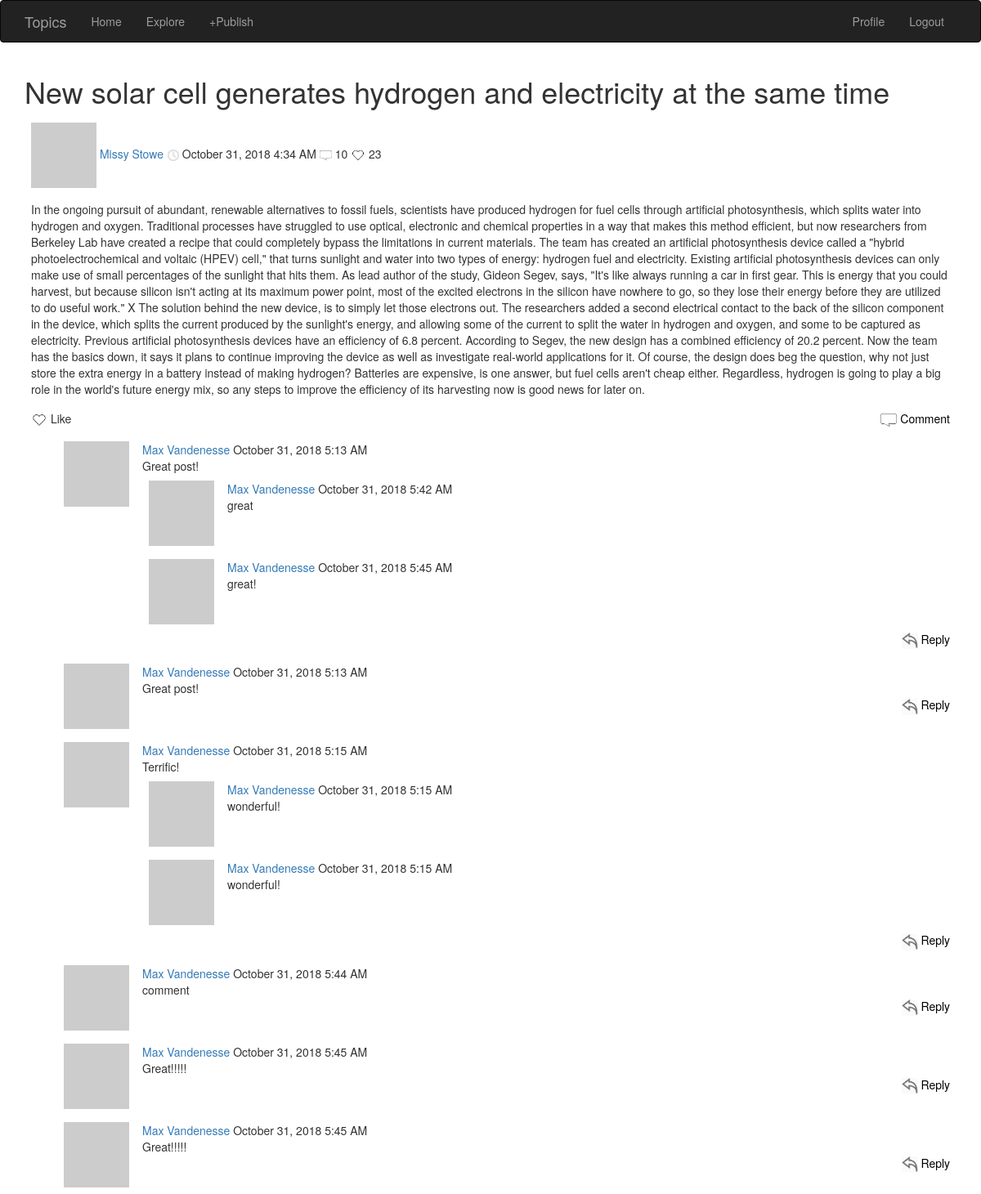
The app's page /post/2 (signed in) with its own data.
### app/models.py (models this page shows, shortened)
class Post(db.Model):
    id = db.Column(db.Integer, primary_key=True)
    title = db.Column(db.String(500))
    body = db.Column(db.String(50000))
    timestamp = db.Column(db.DateTime, index=True, default=datetime.utcnow)
    user_id = db.Column(db.Integer, db.ForeignKey('user.id'))
    comments = db.relationship('Comment', backref='post', lazy='dynamic')
    replies = db.relationship('Reply', backref='post', lazy='dynamic')
    number_of_comments = db.Column(db.Integer)
    likes = db.Column(db.Integer)
    tags = db.Column(db.String(500))
    image_path = db.Column(db.String(5000))

class User(UserMixin, db.Model):
    id = db.Column(db.Integer, primary_key=True)
    username = db.Column(db.String(64), index=True, unique=True)
    email = db.Column(db.String(120), index=True, unique=True)
    password_hash = db.Column(db.String(128))
    posts = db.relationship('Post', backref='author', lazy='dynamic')
    comments = db.relationship('Comment', backref='author', lazy='dynamic')
    replies = db.relationship('Reply', backref='author', lazy='dynamic')
    about_me = db.Column(db.String(140))
    last_seen = db.Column(db.DateTime, default=datetime.utcnow)
    number_of_posts = db.Column(db.Integer)
    image_path = db.Column(db.String(5000))
    followed = db.relationship(
        'User',
        secondary=followers,
        primaryjoin=(followers.c.follower_id == id),
        secondaryjoin=(followers.c.followed_id == id),
        backref=db.backref('followers', lazy='dynamic'),
        lazy='dynamic')
    def avatar(self, size):
        digest = md5(self.email.lower().encode('utf-8')).hexdigest()
        return 'https://www.gravatar.com/avatar/{}?d=identicon&s={}'.format(
            digest, size)

class Comment(db.Model):
    id = db.Column(db.Integer, primary_key=True)
    body = db.Column(db.String(140))
    timestamp = db.Column(db.DateTime, index=True, default=datetime.utcnow)
    user_id = db.Column(db.Integer, db.ForeignKey('user.id'))
    post_id = db.Column(db.Integer, db.ForeignKey('post.id'))
    replies = db.relationship('Reply', backref='comment', lazy='dynamic')

class Reply(db.Model):
    id = db.Column(db.Integer, primary_key=True)
    body = db.Column(db.String(140))
    timestamp = db.Column(db.DateTime, index=True, default=datetime.utcnow)
    user_id = db.Column(db.Integer, db.ForeignKey('user.id'))
    post_id = db.Column(db.Integer, db.ForeignKey('post.id'))
    comment_id = db.Column(db.Integer, db.ForeignKey('comment.id'))

### app/routes.py (the view, shortened to what this page needs)
@app.route('/post/<id>', methods=['GET', 'POST'])
@login_required
def post(id):
    post = Post.query.filter_by(id=id).first()
    likeForm = LikeForm()
    commentForm = CommentForm()
    replyForm = ReplyForm()
    return render_template(
        "post.html",
        title='Post',
        post=post,
        likeForm=likeForm,
        commentForm=commentForm,
        replyForm=replyForm)

### app/forms.py
class LikeForm(FlaskForm):
    like = SubmitField('Like')

class CommentForm(FlaskForm):
    comment = TextAreaField(
        '', validators=[DataRequired(),
                        Length(min=1, max=50000)])
    submit = SubmitField('Comment')

### app/models.py (called while the page is built)
@login.user_loader
def load_user(id):
    return User.query.get(int(id))

### app/routes.py (called while the page is built)
@app.before_request
def before_request():
    if current_user.is_authenticated:
        current_user.last_seen = datetime.utcnow()
        db.session.commit()

### app/templates/post.html (shortened to what this page needs)
{% extends "base.html" %} {% import 'bootstrap/wtf.html' as wtf %} {% block app_content %}
<table class="table">
    <h1>
        {{post.title}}
    </h1>
    <tr>
        <td>
            <a href="{{ url_for('user', username=post.author.username) }}">
                {% if post.author.image_path %}
                <img width="30px" src={{post.author.image_path}} class="img-circle profileImage"> {% else %}
                <img src="{{post.author.avatar(30) }}"> {% endif %}
            </a>
            <a href="{{ url_for('user', username=post.author.username) }}">
                {{ post.author.username }}</a>
            <img width="15px" src="/static/images/clock.png"> {{moment(post.timestamp).format('LLL') }}
            <img width="15px" src="/static/images/comment.png"> {{post.number_of_comments}}
            <img width="18px" src="/static/images/heart3.png"> {{post.likes}}</td>
    </tr>
    <tr>
    <tr>
        <td>
            <body.lead>
                {{ post.body }}
            </body.lead>
        </td>
    </tr>
    <tr>
        <td>
            <span class="replyClick">
                <form action="" method="post" novalidate>
                    <img width="20px" src="/static/images/heart3.png"> {{likeForm.like(class_="likeButton")}}
                </form>
            </span>
            <span class="commentClick">
                <a class="blackLink" href="#" onclick="toggle_visibility('addComment');">
                    <img width="20px" src="/static/images/comment.png"> Comment
                </a>
            </span>
        </td>
    </tr>
    <tr>
        {% for comment in post.comments %} {% include '_comment.html' %} {% endfor %}
    </tr>
</table>
{% endblock %}

### app/templates/base.html (shortened to what this page needs)
{% extends 'bootstrap/base.html' %}  {% block navbar %}
<link rel=" stylesheet " href="{{ url_for( 'static', filename='css/style.css' ) }} ">
<nav class="navbar navbar-inverse">
    <div class="container">
        <div class="navbar-header">
            <a class="navbar-brand" href="{{ url_for('index') }}">Topics</a>
            <div class="collapse navbar-collapse" id="bs-example-navbar-collapse-1">
                <ul class="nav navbar-nav">
                    <li>
                        <a href="{{ url_for('index') }}">Home</a>
                    </li>
                    <li>
                        <a href="{{ url_for('explore') }}">Explore</a>
                    </li>
                    <li>
                        <a href="{{ url_for('publish') }}">+Publish</a>
                    </li>
                </ul>
                <ul class="nav navbar-nav navbar-right">
                    {% if current_user.is_anonymous %}
                    <li>
                        <a href="{{ url_for('login') }}">Login</a>
                    </li>
                    {% else %}
                    <li>
                        <a href="{{ url_for('user', username=current_user.username) }}">Profile</a>
                    </li>
                    <li>
                        <a href="{{ url_for('logout') }}">Logout</a>
                    </li>
                    {% endif %}
                </ul>
            </div>
        </div>
</nav>
{% endblock %} {% block content %}
<div class="container">
      {% block app_content
    %}{% endblock %}
</div>
{% block scripts %} {{ super() }} {{ moment.include_moment() }} {% endblock %} {% endblock %}

### app/templates/_comment.html (shortened to what this page needs)
<table class="table ">
    <tr>
        <td width="10px">
            <a class="comments" href="{{ url_for('user', username=comment.author.username) }}">
                {% if post.author.image_path %}
                <img width="30px" src={{post.author.image_path}} class="img-circle profileImage"> {% else %}
                <img src="{{post.author.avatar(30) }}"> {% endif %}
            </a>
        </td>
        <td>
            <table class="innerTable">
                <tr>
                    <td>
                        <a href="{{ url_for('user', username=comment.author.username) }}">
                            {{ comment.author.username }}
                        </a>
                        {{moment(comment.timestamp).format('LLL') }}
                    </td>
                </tr>
                <tr>
                    <td>{{ comment.body }}</td>
                </tr>
                <tr>
                    <td>
                        {% for reply in comment.replies %} {% include '_replies.html' %} {% endfor %}
                    </td>
                </tr>
                <tr>
                    <td align="right">
                        <a class="replyFormAppear blackLink" href="#" onclick="toggle_visibility('{{comment.id}}');">
                            <img width="20px" src="/static/images/reply2.jpg"> Reply
                        </a>
                    </td>
                </tr>
            </table>
        </td>
    </tr>
</table>

### app/templates/_replies.html
<table class="table">
    <tr>
        <td width="10px">
            <a class="replies" href="{{ url_for('user', username=reply.author.username) }}">
                {% if post.author.image_path %}
                <img width="30px" src={{post.author.image_path}} class="img-circle profileImage"> {% else %}
                <img src="{{post.author.avatar(30) }}"> {% endif %}
            </a>
        </td>
        <td>
            <table class="innerTable">
                <tr>
                    <td>
                        <a href="{{ url_for('user', username=reply.author.username) }}">
                            {{ reply.author.username }}
                        </a>
                        {{moment(reply.timestamp).format('LLL') }}
                    </td>
                </tr>
                <tr>
                    <td>{{ reply.body }}</td>
                </tr>
            </table>
        </td>
    </tr>
</table>

### app/static/css/style.css (style rules this page uses)
.likeButton { background:none!important; color:inherit; border:none; padding:0!important; font: inherit; cursor: pointer; }
.container { display: flex !important; flex-flow: column !important; height: auto !important; }
.comments { margin-left: 40px; display: inline-block; }
.replies { display: inline-block; }
.table { margin-bottom: 0; width: -webkit-fill-available; }
.replyClick { float: left; }
.commentClick { float: right; }
.table>tbody>tr>td { border-top: 0px !important; }
.blackLink { color: black; }
.innerTable { margin-bottom: 2px; width: -webkit-fill-available; }

### records on screen
Post: title "New solar cell generates hydrogen and electricity at the same time", timestamp "October 31, 2018 4:34 AM", number_of_comments "10", likes "23", body "In the ongoing pursuit of abundant, renewable alternatives to fossil fuels, scientists have produced hydrogen for fuel cells through artificial photosynthesis, which splits water into hydrogen and oxygen. Traditional processes have struggled to use optical, electronic and chemical properties in a way that makes this method efficient, but now researchers from Berkeley Lab have created a recipe that could completely bypass the limitations in current materials. The team has created an artificial photosynthesis device called a \"hybrid photoelectrochemical and voltaic (HPEV) cell,\" that turns sunlight and water into two types of energy: hydrogen fuel and electricity. Existing artificial…"
User: author.username "Missy Stowe"
Comment: author.username "Max Vandenesse", timestamp "October 31, 2018 5:13 AM", body "Great post!"
Reply: author.username "Max Vandenesse", timestamp "October 31, 2018 5:42 AM", body "great"
Reply: author.username "Max Vandenesse", timestamp "October 31, 2018 5:45 AM", body "great!"
Comment: author.username "Max Vandenesse", timestamp "October 31, 2018 5:13 AM", body "Great post!"
Comment: author.username "Max Vandenesse", timestamp "October 31, 2018 5:15 AM", body "Terrific!"
Reply: author.username "Max Vandenesse", timestamp "October 31, 2018 5:15 AM", body "wonderful!"
Reply: author.username "Max Vandenesse", timestamp "October 31, 2018 5:15 AM", body "wonderful!"
Comment: author.username "Max Vandenesse", timestamp "October 31, 2018 5:44 AM", body "comment"
Comment: author.username "Max Vandenesse", timestamp "October 31, 2018 5:45 AM", body "Great!!!!!"
Comment: author.username "Max Vandenesse", timestamp "October 31, 2018 5:45 AM", body "Great!!!!!"
